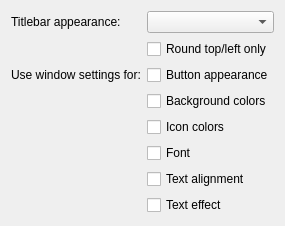
     <widget class="QWidget" name="page_11">
      <layout class="QFormLayout" name="formLayout_18">
       <item row="0" column="0">
        <widget class="QLabel" name="label_73">
         <property name="text">
          <string>Titlebar appearance:</string>
         </property>
        </widget>
       </item>
       <item row="0" column="1">
        <widget class="QComboBox" name="dwtAppearance">
         <property name="toolTip">
          <string>&lt;p&gt;Defines the gradient used to draw the background of the 'title' part of a dock windows.</string>
         </property>
        </widget>
       </item>
       <item row="1" column="1">
        <widget class="QCheckBox" name="dwtRoundTopOnly">
         <property name="toolTip">
          <string>&lt;p&gt;If enabled, only the top (for horizontal dock windows), or left (for vertial dock windows) will be rounded.</string>
         </property>
         <property name="text">
          <string>Round top/left only</string>
         </property>
        </widget>
       </item>
       <item row="2" column="0">
        <widget class="QLabel" name="label_76">
         <property name="text">
          <string>Use window settings for:</string>
         </property>
        </widget>
       </item>
       <item row="2" column="1">
        <widget class="QCheckBox" name="dwtBtnAsPerTitleBar">
         <property name="toolTip">
          <string>&lt;p&gt;If enabled, the buttons on dock windows will have a similar appearance (and behaviour) to the buttons on standard windows, otherwise they will only have their symbols drawn until the mouse hovers over (when the button background will be drawn).</string>
         </property>
         <property name="text">
          <string>Button appearance</string>
         </property>
        </widget>
       </item>
       <item row="3" column="1">
        <widget class="QCheckBox" name="dwtColAsPerTitleBar">
         <property name="toolTip">
          <string>&lt;p&gt;If enabled, the background of dock window titlebars will have use the color settings of standard windows, otherwise they will use the standard background color.</string>
         </property>
         <property name="text">
          <string>Background colors</string>
         </property>
        </widget>
       </item>
       <item row="5" column="1">
        <widget class="QCheckBox" name="dwtFontAsPerTitleBar">
         <property name="toolTip">
          <string>&lt;p&gt;If enabled, the font of dock window titlebars will have use the font settings of standard windows, otherwise they will use the standard font.</string>
         </property>
         <property name="text">
          <string>Font</string>
         </property>
        </widget>
       </item>
       <item row="6" column="1">
        <widget class="QCheckBox" name="dwtTextAsPerTitleBar">
         <property name="toolTip">
          <string>&lt;p&gt;If enabled, the text of dock window titlebars will have use the text alignment settings of standard windows, otherwise they will be left aligned.</string>
         </property>
         <property name="text">
          <string>Text alignment</string>
         </property>
        </widget>
       </item>
       <item row="7" column="1">
        <widget class="QCheckBox" name="dwtEffectAsPerTitleBar">
         <property name="toolTip">
          <string>&lt;p&gt;If enabled, the text of dock window titlebars will have use the text effect settings of standard windows, otherwise they will be drawn with no effect.</string>
         </property>
         <property name="text">
          <string>Text effect</string>
         </property>
        </widget>
       </item>
       <item row="4" column="1">
        <widget class="QCheckBox" name="dwtIconColAsPerTitleBar">
         <property name="toolTip">
          <string>&lt;p&gt;If enabled, the icons of dock window titlebars will have use the colors of standard window icons, otherwise they will use the text colour setting.</string>
         </property>
         <property name="text">
          <string>Icon colors</string>
         </property>
        </widget>
       </item>
      </layout>
     </widget>
